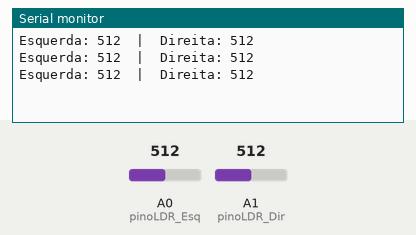
Bench run of a sketch on a simulated Arduino Uno, built with avr-gcc and run on an emulated ATmega328P. On the bench: the last lines printed to the serial monitor. Inputs (shaded band) come from the test bench; at power-on: A0 (pinoLDR_Esq) = 512, A1 (pinoLDR_Dir) = 512.

Above: at 1.3 s.
1.4 s: A0 (pinoLDR_Esq) set to 390
At 1.9 s:
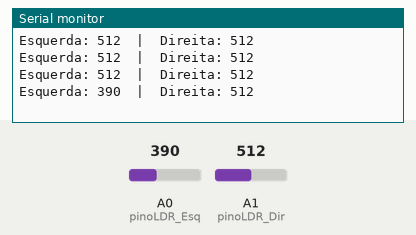
2.9 s: A1 (pinoLDR_Dir) set to 390
At 3.4 s:
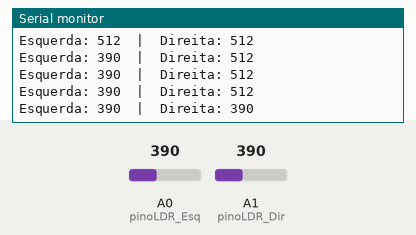
4.4 s: A0 (pinoLDR_Esq) set to 410
At 4.9 s:
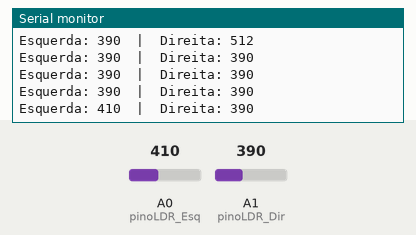
5.9 s: A1 (pinoLDR_Dir) set to 410
At 6.3 s:
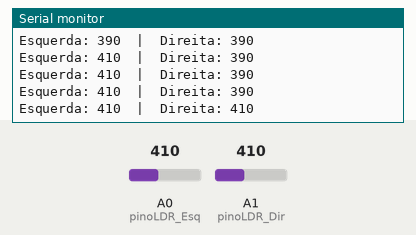
Timing chart, 0 to 8.4 s (numbered marks = the images above; inputs shaded):
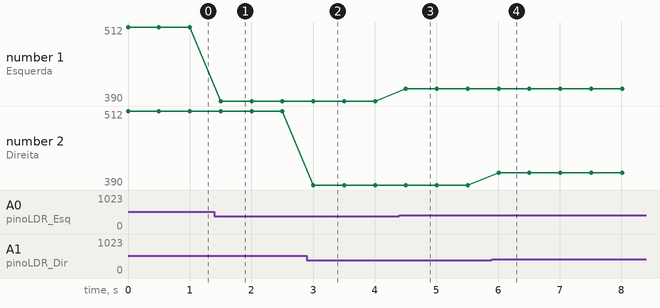

The sketch:

sensor_ldr_teste.ino
```cpp
const int pinoLDR_Esq = A0;
const int pinoLDR_Dir = A1;

void setup() {
  Serial.begin(9600);
}

void loop() {
  int leituraEsq = analogRead(pinoLDR_Esq);
  int leituraDir = analogRead(pinoLDR_Dir);

  Serial.print("Esquerda: ");
  Serial.print(leituraEsq);
  Serial.print("  |  Direita: ");
  Serial.println(leituraDir);

  delay(500); // Espera meio segundo para você conseguir ler a tela
}
```

sensor_LDR.cpp
```cpp
// --- Configurações dos Sensores ---
const int pinoLDR_Esq = A0;
const int pinoLDR_Dir = A1;

// Limiar de detecção de borda.
// LDR em superfície PRETA → menos luz refletida → valor BAIXO (abaixo do limiar)
// LDR em superfície BRANCA → mais luz refletida  → valor ALTO  (acima do limiar)
const int limiar = 400;

void setup() {
  Serial.begin(9600);
}

void loop() {
  int leituraEsq = analogRead(pinoLDR_Esq);
  int leituraDir = analogRead(pinoLDR_Dir);

  // Lógica CORRIGIDA: ABAIXO do limiar = PRETO (borda). ACIMA do limiar = BRANCO (arena).

  if (leituraEsq < limiar && leituraDir < limiar) {
    // Ambos os sensores leram valor baixo → pouca luz refletida → PRETO
    Serial.println("BORDA TOTAL (PRETA) - Recuar urgente!");
    // [Comando para os motores: RÉ]

  } else if (leituraEsq < limiar) {
    // Apenas o sensor esquerdo leu valor baixo → borda à esquerda
    Serial.println("Linha na ESQUERDA - Girar para a direita!");
    // [Comando: Motor Esq para trás / Motor Dir para frente]

  } else if (leituraDir < limiar) {
    // Apenas o sensor direito leu valor baixo → borda à direita
    Serial.println("Linha na DIREITA - Girar para a esquerda!");
    // [Comando: Motor Dir para trás / Motor Esq para frente]

  } else {
    // Ambos os sensores leram valor alto → muita luz refletida → BRANCO
    Serial.println("No ringue (Branco) - Pode prosseguir (Procurar inimigo)");
    // [Comando: Movimentação padrão / Seguir em frente]
  }

  delay(5);
}
```

Measured:
- after the input at 1.4 s, the serial monitor: prints a new line after 0.10 s (image 1)
- after the input at 2.9 s, the serial monitor: prints a new line after 0.10 s (image 2)
- after the input at 4.4 s, the serial monitor: prints a new line after 0.11 s (image 3)
- after the input at 5.9 s, the serial monitor: prints a new line after 0.11 s (image 4)
- plotted number 1: 512 → 390 after the input at 1.4 s, 390 → 410 after the input at 4.4 s
